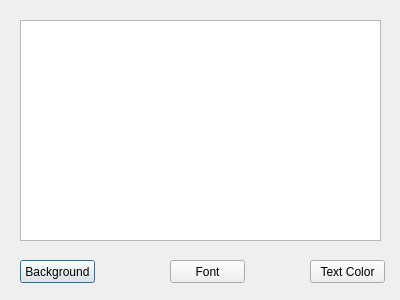
<?xml version="1.0" encoding="UTF-8"?>
<ui version="4.0">
 <class>Dialog</class>
 <widget class="QDialog" name="Dialog">
  <property name="geometry">
   <rect>
    <x>0</x>
    <y>0</y>
    <width>400</width>
    <height>300</height>
   </rect>
  </property>
  <property name="windowTitle">
   <string>Dialog</string>
  </property>
  <widget class="QListWidget" name="listWidget">
   <property name="geometry">
    <rect>
     <x>20</x>
     <y>20</y>
     <width>361</width>
     <height>221</height>
    </rect>
   </property>
  </widget>
  <widget class="QPushButton" name="pushButton">
   <property name="geometry">
    <rect>
     <x>20</x>
     <y>260</y>
     <width>75</width>
     <height>23</height>
    </rect>
   </property>
   <property name="text">
    <string>Background</string>
   </property>
  </widget>
  <widget class="QPushButton" name="pushButton_2">
   <property name="geometry">
    <rect>
     <x>170</x>
     <y>260</y>
     <width>75</width>
     <height>23</height>
    </rect>
   </property>
   <property name="text">
    <string>Font</string>
   </property>
  </widget>
  <widget class="QPushButton" name="pushButton_3">
   <property name="geometry">
    <rect>
     <x>310</x>
     <y>260</y>
     <width>75</width>
     <height>23</height>
    </rect>
   </property>
   <property name="text">
    <string>Text Color</string>
   </property>
  </widget>
 </widget>
 <layoutdefault spacing="6" margin="11"/>
 <resources/>
 <connections/>
</ui>
